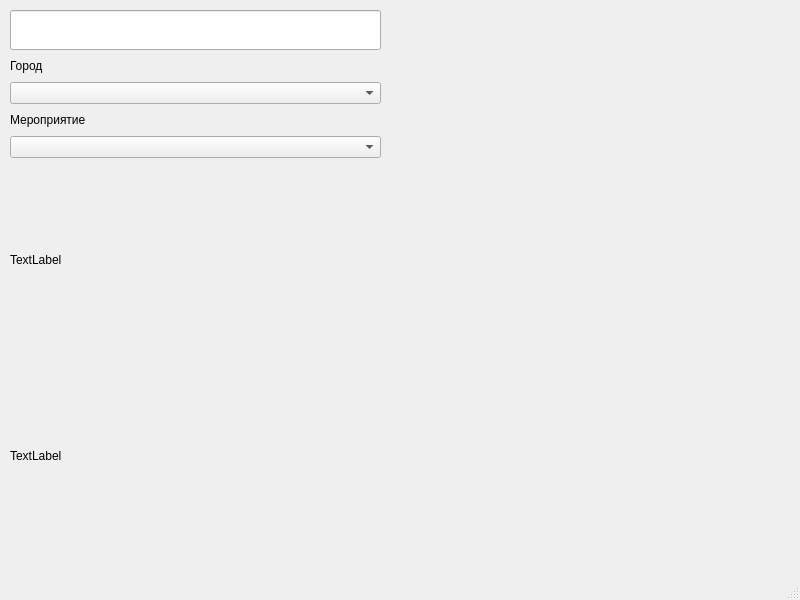
<?xml version="1.0" encoding="UTF-8"?>
<ui version="4.0">
 <class>MainWindow</class>
 <widget class="QMainWindow" name="MainWindow">
  <property name="geometry">
   <rect>
    <x>0</x>
    <y>0</y>
    <width>800</width>
    <height>600</height>
   </rect>
  </property>
  <property name="windowTitle">
   <string>MainWindow</string>
  </property>
  <widget class="QWidget" name="centralwidget">
   <widget class="QWidget" name="verticalLayoutWidget">
    <property name="geometry">
     <rect>
      <x>10</x>
      <y>10</y>
      <width>371</width>
      <height>541</height>
     </rect>
    </property>
    <layout class="QVBoxLayout" name="verticalLayout">
     <item>
      <widget class="QLineEdit" name="lineEdit">
       <property name="maximumSize">
        <size>
         <width>16777215</width>
         <height>40</height>
        </size>
       </property>
      </widget>
     </item>
     <item>
      <widget class="QLabel" name="sityLabel">
       <property name="maximumSize">
        <size>
         <width>16777215</width>
         <height>20</height>
        </size>
       </property>
       <property name="text">
        <string>Город</string>
       </property>
      </widget>
     </item>
     <item>
      <widget class="QComboBox" name="comboBoxSity"/>
     </item>
     <item>
      <widget class="QLabel" name="eventLabel">
       <property name="maximumSize">
        <size>
         <width>16777215</width>
         <height>20</height>
        </size>
       </property>
       <property name="text">
        <string>Мероприятие</string>
       </property>
      </widget>
     </item>
     <item>
      <widget class="QComboBox" name="comboBoxEvent"/>
     </item>
     <item>
      <widget class="QLabel" name="yesLabel">
       <property name="text">
        <string>TextLabel</string>
       </property>
      </widget>
     </item>
     <item>
      <widget class="QLabel" name="noLabel">
       <property name="text">
        <string>TextLabel</string>
       </property>
      </widget>
     </item>
    </layout>
   </widget>
  </widget>
  <widget class="QMenuBar" name="menubar">
   <property name="geometry">
    <rect>
     <x>0</x>
     <y>0</y>
     <width>800</width>
     <height>22</height>
    </rect>
   </property>
  </widget>
  <widget class="QStatusBar" name="statusbar"/>
 </widget>
 <resources/>
 <connections/>
</ui>
